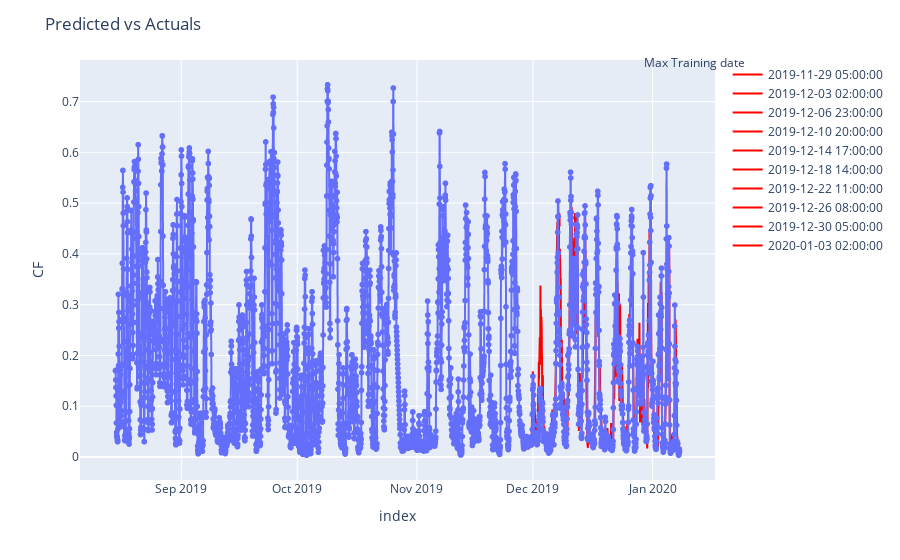

This figure's notebook cell:
### Code cell
result = {}
fig = px.line(
    wind_farms_data_features_target,
    x=wind_farms_data_features_target.index,
    y="CF",
    markers=True,
    hover_data=["CF"]
)
for key, value in train_test_folds.items():

    X_train, y_train, X_test, y_test = train_test_folds[key]
    model = XGBRegressor(n_estimators=300, random_state=42, eta=0.1)
    model.fit(X_train,y_train)
    predictions = model.predict(X_test)
    result[key]= (mean_absolute_error(y_test, predictions), mean_absolute_percentage_error(y_test, predictions))

    fig.add_trace(go.Scatter(x=y_test.index, y=predictions, mode='lines', name=str(key), line=dict(color='red')))

print(f"Mean abs percentage error, MAPE:{np.mean([v[1] for v in result.values()])}") # Ignoring mape based on goal and low predicted values

print(f"Mean abs error, MAE:{np.mean([v[0] for v in result.values()])}")

fig.update_layout(title="Predicted vs Actuals")
# fig.add_annotation(dict(text="Max training date"))

fig.update_layout(annotations=[
    dict(
        x=1.05,  # x and y coordinates for positioning, adjust as needed
        y=1.02,
        xref='paper',
        yref='paper',
        text='Max Training date',  # Legend title text
        showarrow=False,
        align='right'
    )
])
fig.show()
